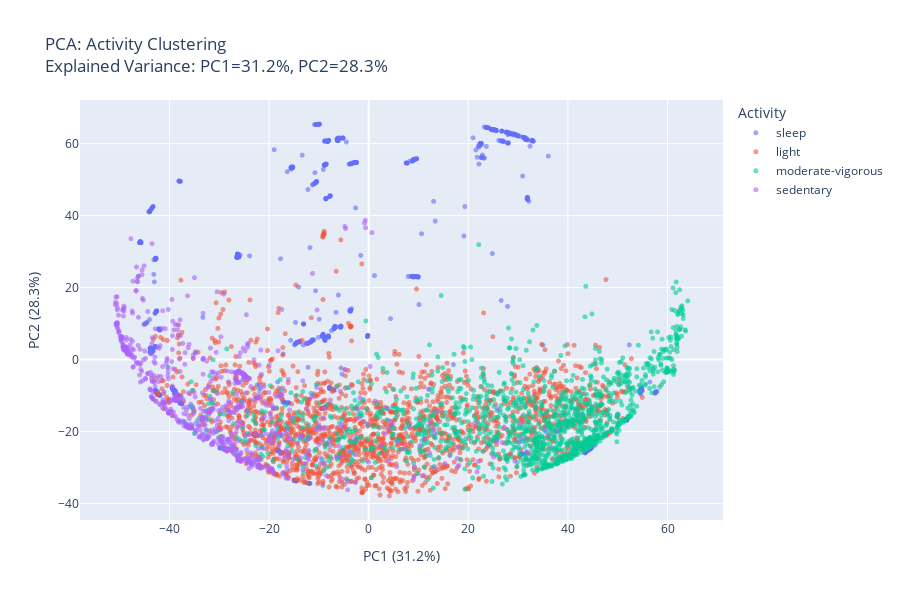

Here is the notebook cell this chart was saved with:
### Code cell
from sklearn.decomposition import PCA
from sklearn.preprocessing import StandardScaler


def apply_pca_visualization(X, Y, n_components=2):
    """
    Apply PCA to visualize activity clusters in 2D
    
    Parameters:
    -----------
    X : np.array
        Shape (n_windows, 1000, 3) - windowed acceleration data
    Y : np.array
        Shape (n_windows,) - activity labels
    
    Returns:
    --------
    plotly figure
    """
    # Flatten each window into a feature vector
    # From (n_windows, 1000, 3) to (n_windows, 3000)
    X_flattened = X.reshape(X.shape[0], -1)
    
    print(f"Original shape: {X.shape}")
    print(f"Flattened shape: {X_flattened.shape}")
    
    # Standardize features (PCA needs normalization)
    scaler = StandardScaler()
    X_scaled = scaler.fit_transform(X_flattened)
    
    # Apply PCA
    pca = PCA(n_components=n_components)
    X_pca = pca.fit_transform(X_scaled)
    
    # Create dataframe for plotting
    df_pca = pd.DataFrame({
        'PC1': X_pca[:, 0],
        'PC2': X_pca[:, 1],
        'Activity': Y
    })
    
    # Print explained variance
    explained_var = pca.explained_variance_ratio_
    print(f"\nExplained variance ratio:")
    for i, var in enumerate(explained_var):
        print(f"  PC{i+1}: {var*100:.2f}%")
    print(f"  Total: {sum(explained_var)*100:.2f}%")
    
    # Create visualization
    fig = px.scatter(
        df_pca,
        x='PC1',
        y='PC2',
        color='Activity',
        title=f'PCA: Activity Clustering <br>Explained Variance: PC1={explained_var[0]*100:.1f}%, PC2={explained_var[1]*100:.1f}%',
        labels={'PC1': f'PC1 ({explained_var[0]*100:.1f}%)', 
                'PC2': f'PC2 ({explained_var[1]*100:.1f}%)'},
        opacity=0.6,
        height=600
    )
    
    fig.update_traces(marker=dict(size=5))
    
    return fig, pca, df_pca

# Apply 2D PCA
fig_2d, pca_model, df_pca = apply_pca_visualization(X, Y, n_components=2)
fig_2d.show()

### Figure 1 — Plotly figure (JSON) as saved in the notebook; plotly's stock layout.template omitted (floating-point values rounded to 4 significant figures; data arrays with more than 128 entries replaced by an {"elided": "..."} marker saying what was removed)
{"data": [{"hovertemplate": "Activity=sleep<br>PC1 (31.2%)=%{x}<br>PC2 (28.3%)=%{y}<extra></extra>", "legendgroup": "sleep", "marker": {"color": "#636efa", "opacity": 0.6, "size": 5, "symbol": "circle"}, "mode": "markers", "name": "sleep", "showlegend": true, "type": "scattergl", "x": {"elided": "2940 float values"}, "xaxis": "x", "y": {"elided": "2940 float values"}, "yaxis": "y"}, {"hovertemplate": "Activity=light<br>PC1 (31.2%)=%{x}<br>PC2 (28.3%)=%{y}<extra></extra>", "legendgroup": "light", "marker": {"color": "#EF553B", "opacity": 0.6, "size": 5, "symbol": "circle"}, "mode": "markers", "name": "light", "showlegend": true, "type": "scattergl", "x": {"elided": "1780 float values"}, "xaxis": "x", "y": {"elided": "1780 float values"}, "yaxis": "y"}, {"hovertemplate": "Activity=moderate-vigorous<br>PC1 (31.2%)=%{x}<br>PC2 (28.3%)=%{y}<extra></extra>", "legendgroup": "moderate-vigorous", "marker": {"color": "#00cc96", "opacity": 0.6, "size": 5, "symbol": "circle"}, "mode": "markers", "name": "moderate-vigorous", "showlegend": true, "type": "scattergl", "x": {"elided": "1347 float values"}, "xaxis": "x", "y": {"elided": "1347 float values"}, "yaxis": "y"}, {"hovertemplate": "Activity=sedentary<br>PC1 (31.2%)=%{x}<br>PC2 (28.3%)=%{y}<extra></extra>", "legendgroup": "sedentary", "marker": {"color": "#ab63fa", "opacity": 0.6, "size": 5, "symbol": "circle"}, "mode": "markers", "name": "sedentary", "showlegend": true, "type": "scattergl", "x": {"elided": "759 float values"}, "xaxis": "x", "y": {"elided": "759 float values"}, "yaxis": "y"}], "layout": {"height": 600, "legend": {"title": {"text": "Activity"}, "tracegroupgap": 0}, "title": {"text": "PCA: Activity Clustering <br>Explained Variance: PC1=31.2%, PC2=28.3%"}, "xaxis": {"anchor": "y", "domain": [0, 1], "title": {"text": "PC1 (31.2%)"}}, "yaxis": {"anchor": "x", "domain": [0, 1], "title": {"text": "PC2 (28.3%)"}}}}
